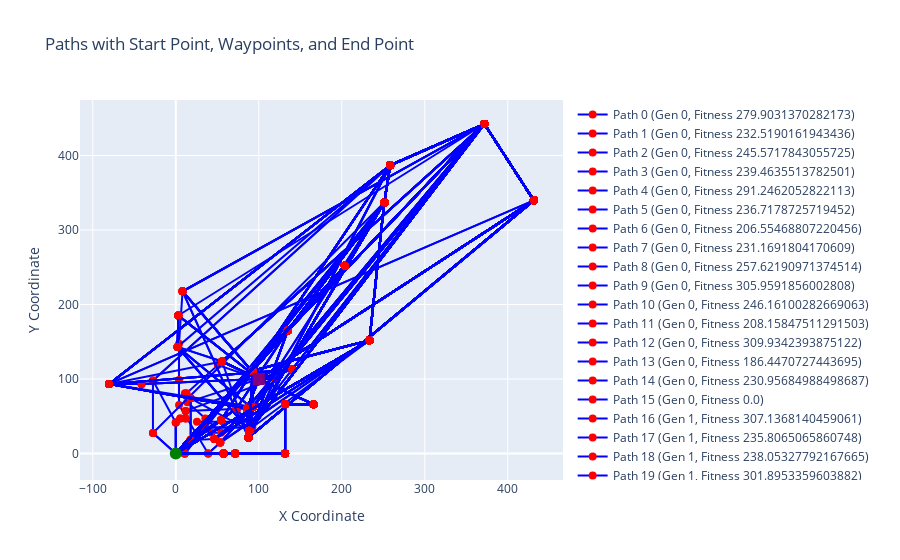

Source (notebook cell):
### Code cell
start_point = (0, 0)
end_point = (100, 100) 


df = pd.read_csv("GeneticEvolution_20250208-0.csv")
df["Waypoints"] = df["Waypoints"].apply(json.loads)

waypoints_data = []
for index, row in df.iterrows():
    for waypoint in row["Waypoints"]:
        waypoints_data.append({
            "PathIndividual_ID": index,
            "X": waypoint["Position"]["X"],
            "Y": waypoint["Position"]["Y"],
            "GenerationNumber": row["Generation"],
            "Fitness": row["Fitness"]
        })

waypoints_df = pd.DataFrame(waypoints_data)


fig = go.Figure()
grouped = waypoints_df.groupby("PathIndividual_ID")

for name, group in grouped:
    generation_number = group["GenerationNumber"].iloc[0]
    path_number = group["PathIndividual_ID"].iloc[0]
    fitness = group["Fitness"].iloc[0]
    
    x_coords = [start_point[0]] + group["X"].tolist() + [end_point[0]]
    y_coords = [start_point[1]] + group["Y"].tolist() + [end_point[1]]

    fig.add_trace(go.Scatter(
        x=x_coords,
        y=y_coords,
        mode='lines+markers',
        name=f"Path {name} (Gen {generation_number}, Fitness {fitness})",
        line=dict(color='blue', width=2),
        marker=dict(size=8, color='red'), 
        text=f"Gen {generation_number}, Path {path_number}",
        hoverinfo='text+x+y'
    ))

fig.add_trace(go.Scatter(
    x=[start_point[0]],
    y=[start_point[1]],
    mode='markers',
    name='Start Point',
    marker=dict(size=12, color='green', symbol='circle'),
    hoverinfo='text+x+y',
    text=["Start"]
))

fig.add_trace(go.Scatter(
    x=[end_point[0]],
    y=[end_point[1]],
    mode='markers',
    name='End Point',
    marker=dict(size=12, color='purple', symbol='square'),
    hoverinfo='text+x+y',
    text=["End"]
))

fig.update_layout(
    title="Paths with Start Point, Waypoints, and End Point",
    xaxis_title="X Coordinate",
    yaxis_title="Y Coordinate",
    showlegend=True
)

fig.show()
